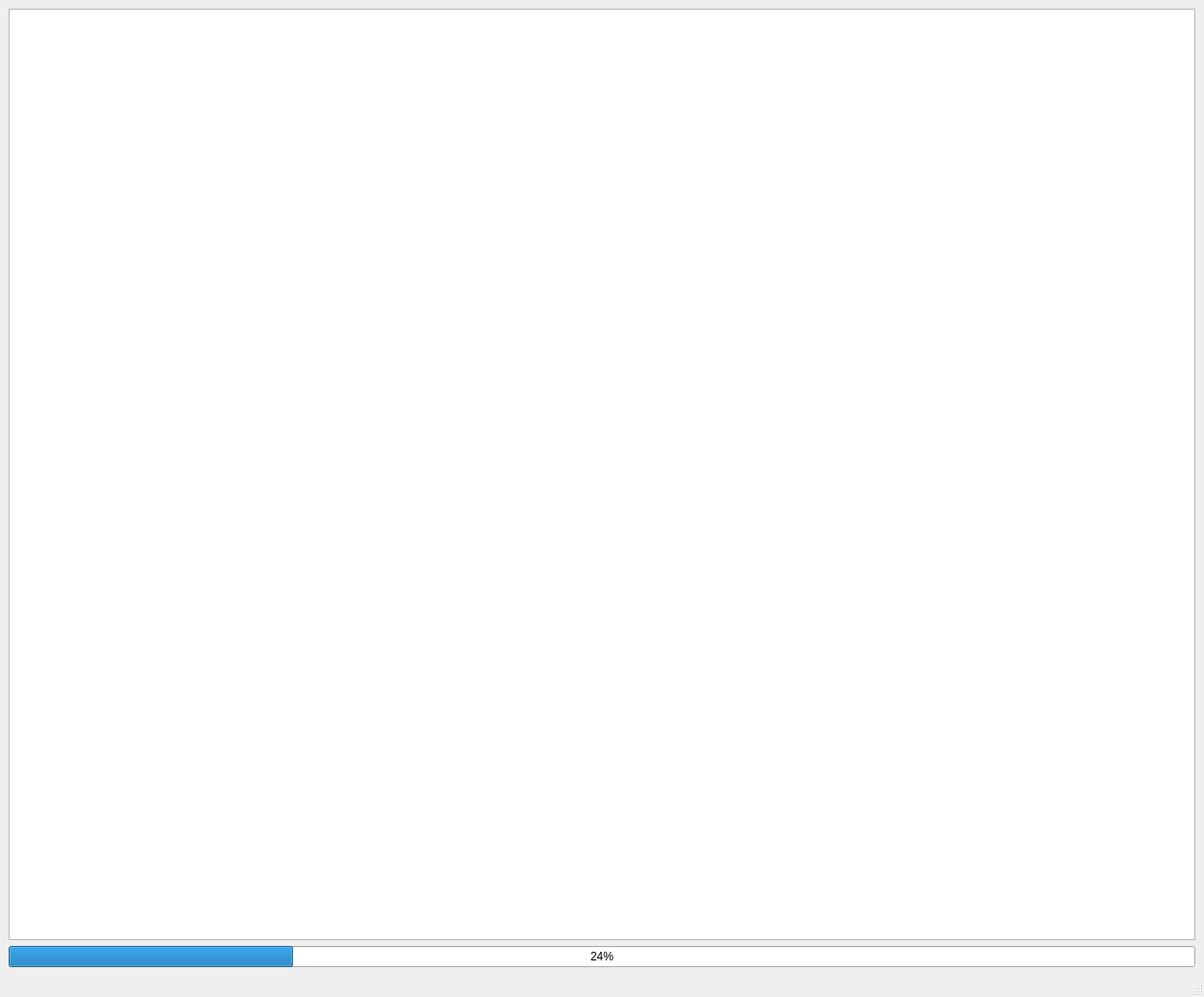
<?xml version="1.0" encoding="UTF-8"?>
<ui version="4.0">
 <class>TileManager</class>
 <widget class="QMainWindow" name="TileManager">
  <property name="geometry">
   <rect>
    <x>0</x>
    <y>0</y>
    <width>1250</width>
    <height>1035</height>
   </rect>
  </property>
  <property name="windowTitle">
   <string>Tile Manager</string>
  </property>
  <widget class="QWidget" name="centralwidget">
   <layout class="QVBoxLayout" name="verticalLayout">
    <item>
     <widget class="ZTileManagerView" name="tileView"/>
    </item>
    <item>
     <widget class="QProgressBar" name="progressBar">
      <property name="value">
       <number>24</number>
      </property>
     </widget>
    </item>
   </layout>
  </widget>
  <widget class="QMenuBar" name="menubar">
   <property name="geometry">
    <rect>
     <x>0</x>
     <y>0</y>
     <width>1250</width>
     <height>22</height>
    </rect>
   </property>
  </widget>
  <widget class="QStatusBar" name="statusbar"/>
 </widget>
 <customwidgets>
  <customwidget>
   <class>ZTileManagerView</class>
   <extends>QGraphicsView</extends>
   <header>ztilemanagerview.h</header>
  </customwidget>
 </customwidgets>
 <resources/>
 <connections/>
</ui>
